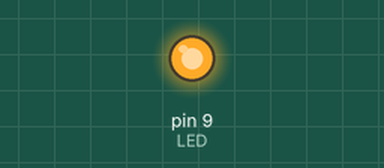
Simulated run of this sketch. Board: Arduino Pro Mini, built with avr-gcc and run on an emulated ATmega328P. Shown: output pins drawn as LEDs (lit = HIGH).

Above: at 0.15 s.
At 7.9 s:
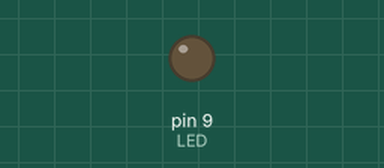
Timing chart, 0 to 11.8 s (numbered marks = the images above):
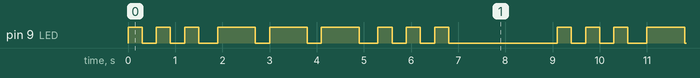

Measured:
- by itself, pin 9 (LED): repeats every 9.1 s: 2 × (LOW 0.30 s, HIGH 0.30 s), LOW 0.40 s, 2 × (HIGH 0.80 s, LOW 0.30 s), HIGH 0.80 s, LOW 0.40 s, 2 × (HIGH 0.30 s, LOW 0.30 s), HIGH 0.30 s, LOW 2.3 s, HIGH 0.30 s
- by itself, everything shown: repeats every 9.1 s, in 18 steps

The sketch:

sequencer_sos_01.ino
```cpp
// (licence header left out)
int LED = 9;
int s = 300;
int o = 800;

void setup() {
  // put your setup code here, to run once:
  pinMode(LED, OUTPUT);
}

void character(int speed) {
  digitalWrite(LED, HIGH);
  delay(speed);
  digitalWrite(LED, LOW);
  delay(300);
}

void loop() {
  // put your main code here, to run repeatedly:
  for (int x = 1; x <= 3; x++) {
    character(s);
  }
  delay(100);
  for (int x = 1; x <= 3; x++) {
    character(o);
  }
  delay(100);
  for (int x = 1; x <= 3; x++) {
    character(s);
  }
  delay(2000);
}
```
